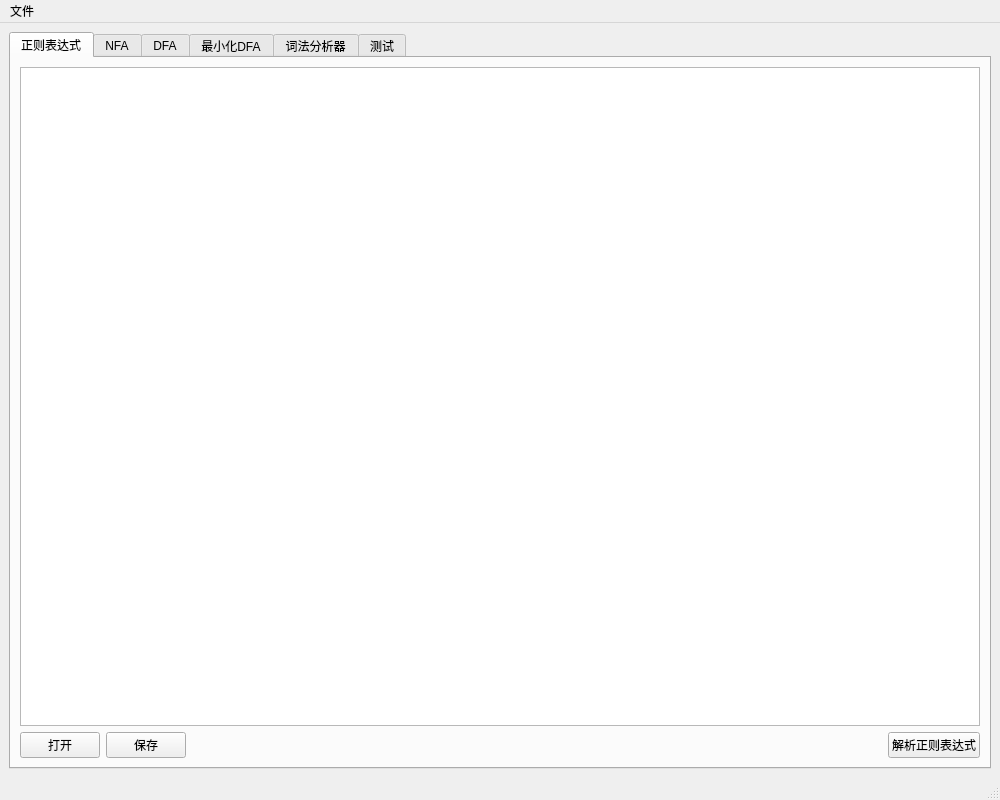
<?xml version="1.0" encoding="UTF-8"?>
<ui version="4.0">
 <class>MainWindow</class>
 <widget class="QMainWindow" name="MainWindow">
  <property name="geometry">
   <rect>
    <x>0</x>
    <y>0</y>
    <width>1000</width>
    <height>800</height>
   </rect>
  </property>
  <property name="windowTitle">
   <string>词法分析器生成器</string>
  </property>
  <widget class="QWidget" name="centralwidget">
   <layout class="QVBoxLayout" name="verticalLayout">
    <item>
     <widget class="QTabWidget" name="tabWidget">
      <property name="currentIndex">
       <number>0</number>
      </property>
      <widget class="QWidget" name="tabRegex">
       <attribute name="title">
        <string>正则表达式</string>
       </attribute>
       <layout class="QVBoxLayout" name="verticalLayout_2">
        <item>
         <widget class="QTextEdit" name="textEditRegex"/>
        </item>
        <item>
         <layout class="QHBoxLayout" name="horizontalLayout">
          <item>
           <widget class="QPushButton" name="btnOpenRegex">
            <property name="text">
             <string>打开</string>
            </property>
           </widget>
          </item>
          <item>
           <widget class="QPushButton" name="btnSaveRegex">
            <property name="text">
             <string>保存</string>
            </property>
           </widget>
          </item>
          <item>
           <spacer name="horizontalSpacer">
            <property name="orientation">
             <enum>Qt::Horizontal</enum>
            </property>
            <property name="sizeHint" stdset="0">
             <size>
              <width>40</width>
              <height>20</height>
             </size>
            </property>
           </spacer>
          </item>
          <item>
           <widget class="QPushButton" name="btnParseRegex">
            <property name="text">
             <string>解析正则表达式</string>
            </property>
           </widget>
          </item>
         </layout>
        </item>
       </layout>
      </widget>
      <widget class="QWidget" name="tabNFA">
       <attribute name="title">
        <string>NFA</string>
       </attribute>
       <layout class="QVBoxLayout" name="verticalLayout_3">
        <item>
         <widget class="QTableWidget" name="tableNFA">
          <property name="alternatingRowColors">
           <bool>true</bool>
          </property>
          <column>
           <property name="text">
            <string>状态</string>
           </property>
          </column>
          <column>
           <property name="text">
            <string>输入字符</string>
           </property>
          </column>
          <column>
           <property name="text">
            <string>目标状态</string>
           </property>
          </column>
         </widget>
        </item>
        <item>
         <widget class="QPushButton" name="btnGenerateNFA">
          <property name="text">
           <string>生成NFA</string>
          </property>
         </widget>
        </item>
       </layout>
      </widget>
      <widget class="QWidget" name="tabDFA">
       <attribute name="title">
        <string>DFA</string>
       </attribute>
       <layout class="QVBoxLayout" name="verticalLayout_4">
        <item>
         <widget class="QTableWidget" name="tableDFA">
          <property name="alternatingRowColors">
           <bool>true</bool>
          </property>
          <column>
           <property name="text">
            <string>状态集合</string>
           </property>
          </column>
          <column>
           <property name="text">
            <string>输入字符</string>
           </property>
          </column>
          <column>
           <property name="text">
            <string>目标状态集合</string>
           </property>
          </column>
         </widget>
        </item>
        <item>
         <widget class="QPushButton" name="btnGenerateDFA">
          <property name="text">
           <string>生成DFA</string>
          </property>
         </widget>
        </item>
       </layout>
      </widget>
      <widget class="QWidget" name="tabMinDFA">
       <attribute name="title">
        <string>最小化DFA</string>
       </attribute>
       <layout class="QVBoxLayout" name="verticalLayout_5">
        <item>
         <widget class="QTableWidget" name="tableMinDFA">
          <property name="alternatingRowColors">
           <bool>true</bool>
          </property>
          <column>
           <property name="text">
            <string>状态</string>
           </property>
          </column>
          <column>
           <property name="text">
            <string>输入字符</string>
           </property>
          </column>
          <column>
           <property name="text">
            <string>目标状态</string>
           </property>
          </column>
         </widget>
        </item>
        <item>
         <widget class="QPushButton" name="btnMinimizeDFA">
          <property name="text">
           <string>最小化DFA</string>
          </property>
         </widget>
        </item>
       </layout>
      </widget>
      <widget class="QWidget" name="tabLexer">
       <attribute name="title">
        <string>词法分析器</string>
       </attribute>
       <layout class="QVBoxLayout" name="verticalLayout_6">
        <item>
         <widget class="QTextEdit" name="textEditLexerCode"/>
        </item>
        <item>
         <layout class="QHBoxLayout" name="horizontalLayout_2">
          <item>
           <widget class="QPushButton" name="btnGenerateLexer">
            <property name="text">
             <string>生成词法分析器</string>
            </property>
           </widget>
          </item>
          <item>
           <widget class="QPushButton" name="btnSaveLexer">
            <property name="text">
             <string>保存为.cpp</string>
            </property>
           </widget>
          </item>
         </layout>
        </item>
       </layout>
      </widget>
      <widget class="QWidget" name="tabTest">
       <attribute name="title">
        <string>测试</string>
       </attribute>
       <layout class="QVBoxLayout" name="verticalLayout_7">
        <item>
         <layout class="QHBoxLayout" name="horizontalLayout_3">
          <item>
           <widget class="QTextEdit" name="textEditTestInput">
            <property name="maximumSize">
             <size>
              <width>400</width>
              <height>16777215</height>
             </size>
            </property>
           </widget>
          </item>
          <item>
           <widget class="QTableWidget" name="tableTestOutput">
            <property name="alternatingRowColors">
             <bool>true</bool>
            </property>
            <column>
             <property name="text">
              <string>行号</string>
             </property>
            </column>
            <column>
             <property name="text">
              <string>单词</string>
             </property>
            </column>
            <column>
             <property name="text">
              <string>编码</string>
             </property>
            </column>
           </widget>
          </item>
         </layout>
        </item>
        <item>
         <layout class="QHBoxLayout" name="horizontalLayout_4">
          <item>
           <widget class="QPushButton" name="btnOpenTestFile">
            <property name="text">
             <string>打开测试文件</string>
            </property>
           </widget>
          </item>
          <item>
           <widget class="QPushButton" name="btnRunLexer">
            <property name="text">
             <string>运行词法分析</string>
            </property>
           </widget>
          </item>
          <item>
           <widget class="QPushButton" name="btnSaveTestOutput">
            <property name="text">
             <string>保存结果</string>
            </property>
           </widget>
          </item>
         </layout>
        </item>
       </layout>
      </widget>
     </widget>
    </item>
   </layout>
  </widget>
  <widget class="QMenuBar" name="menubar">
   <property name="geometry">
    <rect>
     <x>0</x>
     <y>0</y>
     <width>1000</width>
     <height>21</height>
    </rect>
   </property>
   <widget class="QMenu" name="menuFile">
    <property name="title">
     <string>文件</string>
    </property>
    <addaction name="actionOpenRegex"/>
    <addaction name="actionSaveRegex"/>
    <addaction name="separator"/>
    <addaction name="actionExit"/>
   </widget>
   <addaction name="menuFile"/>
  </widget>
  <widget class="QStatusBar" name="statusbar"/>
  <action name="actionOpenRegex">
   <property name="text">
    <string>打开正则表达式</string>
   </property>
  </action>
  <action name="actionSaveRegex">
   <property name="text">
    <string>保存正则表达式</string>
   </property>
  </action>
  <action name="actionExit">
   <property name="text">
    <string>退出</string>
   </property>
  </action>
 </widget>
 <resources/>
 <connections/>
</ui>
